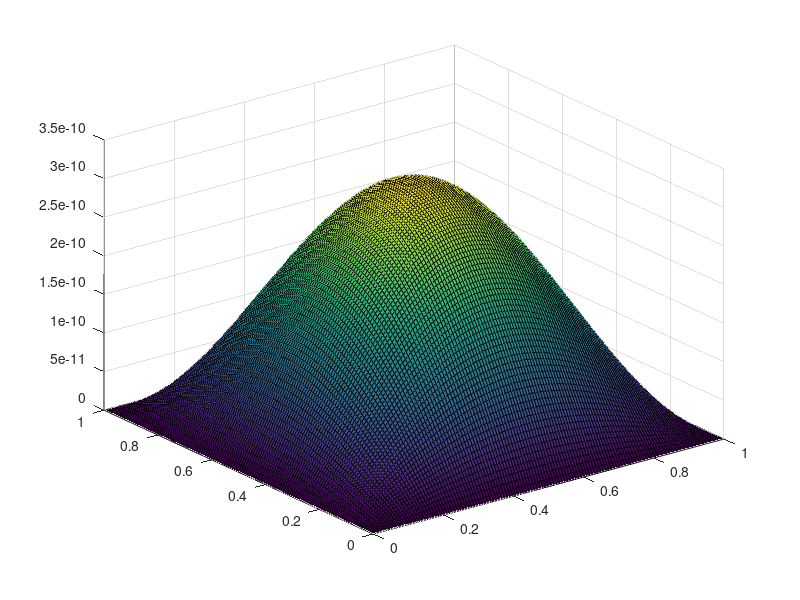
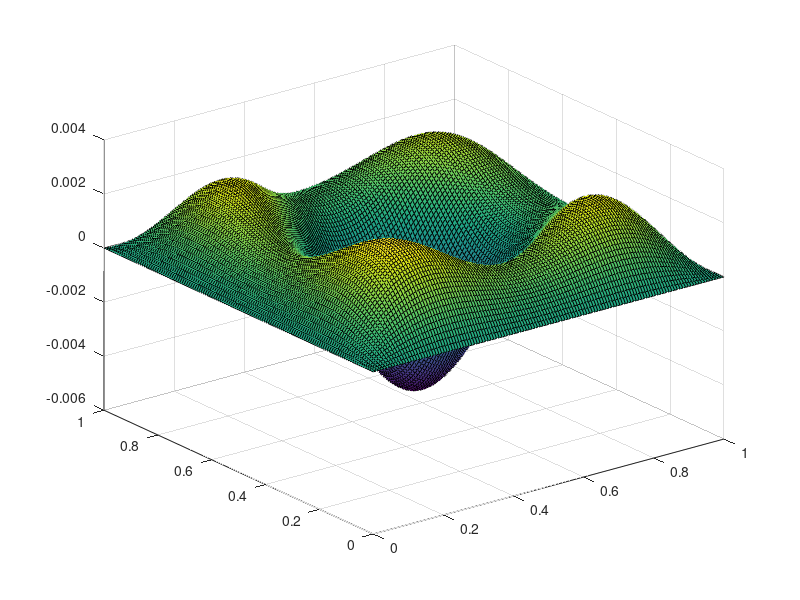

MATLAB code to generate these figures, in order:
W = [2 10];
for w=W
  % 2D Helmholtz Problem using GMRES
  h = 2^-7;
  n = 127;
  iter_max = 8;
  tol = 1.e-6;
  % initial guess for u, (n*n, 1)
  % u = zeros(n*n, 1) + 0.1;
  [X, Y] = meshgrid(0:1/(n+1):1);
  X = X(2:n+1, 2:n+1);
  Y = Y(2:n+1, 2:n+1);
  u = reshape(1*X.*(1-X).*Y.*(1-Y), [n*n,1]);
  A = 1/h^2 * gallery('poisson', n) - w^2 * eye(n*n);
  [L,U] = ilu(sparse(A));
  
  for i=1:iter_max
    fu = A*u;
    Ju = A;
    [du,FLAG,RELRES,ITER,RESVEC] = gmres(-Ju,fu,10,1e-6,20,L);
    u = u + du;
    norm_p = norm(du);
    norm_u = norm(u);
    fprintf('\t norm(p)=%0.10f; tol*(1+norm(u))=%0.10f\n', norm_p, tol*(1+norm_u))

    if norm_p < tol*(1+norm_u) || i == iter_max
      fprintf('%d: ', i)
      fprintf('norm(exp(u), inf)=%0.10f | norm(u, 2)=%0.10f\n', ...
        norm(exp(u),Inf)/sqrt(n), norm(u,2))
      break
    end
  end
  u2d = reshape(u, [n,n]);
  pu = padarray(u2d, [1,1], 0);
  [X, Y] = meshgrid(0:1/(n+1):1);
  figure;
  surf(X, Y, pu)
end

